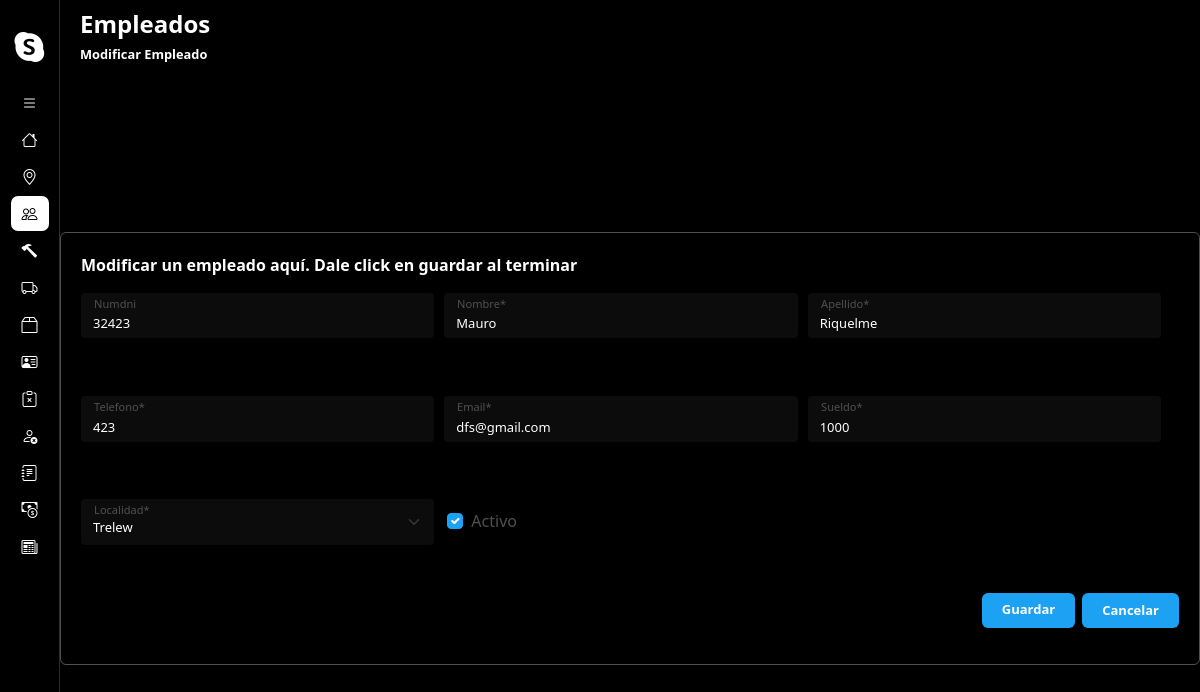
The app's page /modificarEmpleado/2 with its own data.
### core/models.py (models this page shows, shortened)
class Empleado(models.Model):
    numDNI = models.CharField(unique=True,max_length=10)
    nombre = models.CharField(max_length=50)
    apellido = models.CharField(max_length=50)
    telefono = models.CharField(max_length=10)
    email = models.EmailField(max_length=254)
    sueldo = models.IntegerField()
    localidad = models.ForeignKey(Localidad, on_delete=models.DO_NOTHING)
    activo = models.BooleanField(default=True)
    sueldo_basico = 58000
    objects = EmpleadoManager()
    habilitados = EmpleadoManager(True)
    deshabilitados = EmpleadoManager(False)

class Localidad(models.Model):
    cp = models.CharField(unique=True, max_length=10)
    nombre = models.CharField(max_length=100)
    def __str__(self):
        return self.nombre

### core/views.py (the view, shortened to what this page needs)
# urls.py: path('modificarEmpleado/<int:pk>', updateEmpleado.as_view(), name = 'modificarEmpleado'),
class updateEmpleado(UpdateView):
    model = Empleado
    form_class = FormEmpleado
    template_name = 'empleado/modificarEmpleado.html'
    success_url = reverse_lazy('gestionEmpleado')
    def get_form_kwargs(self):
        kwargs = super(updateEmpleado, self).get_form_kwargs()
        kwargs['is_modificar'] = True
        return kwargs

### core/models.py (called while the page is built)
    def get_queryset(self):
        qs = super().get_queryset()
        return qs.filter(activo=self.habilitado) if self.habilitado is not None else qs

### core/templates/empleado/modificarEmpleado.html
{% extends 'layouts/baseForm.html' %}
{% load static %}
{% load crispy_forms_tags %}
{% block extracss %}{{block.super}}
    <link href="{% static 'css/cliente.css' %}" rel="stylesheet" />
{% endblock %}
{% block title %}
    <h1 class="titulo">Empleados</h1>
    <div class="container-info">
        <h2 class="operacion">Modificar Empleado</h2>
    </div>
{% endblock %}
{% block formulario %}
    <div class="container container-form">
        {% crispy form %}
    </div>
{% endblock %}

### static/css/base.css (style rules this page uses)
* { margin: 0; padding: 0; box-sizing: border-box; }
body { background-color: #000; }

### static/css/baseForm.css (style rules this page uses)
.seccion-cabecera> h1 { font-size: 1.5rem; font-weight: 700; }
.container-info > h2 { font-size: 0.8rem; font-weight: 700; }
.container-info { display: flex; gap: 10px; justify-content: center; align-items: center; }
.container-form { color: #505050; border: 1px solid #505050; padding: 20px; border-radius: 6px; transition: box-shadow 0.1s ease-out; }
.container-form > form { background-color: #000; max-height: 36rem; }
.form-control, .form-select { width: 100%; background-color: #0c0c0c; color: #FFF; font-size: 13px; border: none; border-radius: 4px !important; }
.operaciones { width: 100%; height: 35px; display: flex; justify-content: end; gap: 8px; background-color: #000; }
.btn-Guardar, .btn-Cancelar, .btn-Volver { background-color: #1DA1F2; color: #FFF; border-radius: 6px !important; padding-inline: 20px; font-weight: 700; border: none !important; font-size: 13px; }
.btn-Cancelar { text-decoration: none; padding-top: 0.5rem; }
.form-floating > label { font-size: 13px !important; }
.info-formulario { font-weight: 600; color: #fff; }

### static/css/cliente.css (style rules this page uses)
.container-inputs-form { height: 300px; width: 1080px; display: grid; grid-template-columns: repeat(3,1fr); gap: 10px; }
#div_id_activo { padding: 10px 0 0 27px; }

### records on screen
Empleado: numDNI "32423", nombre "Mauro", apellido "Riquelme", telefono "423", email "dfs@gmail.com", sueldo "1000", localidad "Trelew", activo "☑"
